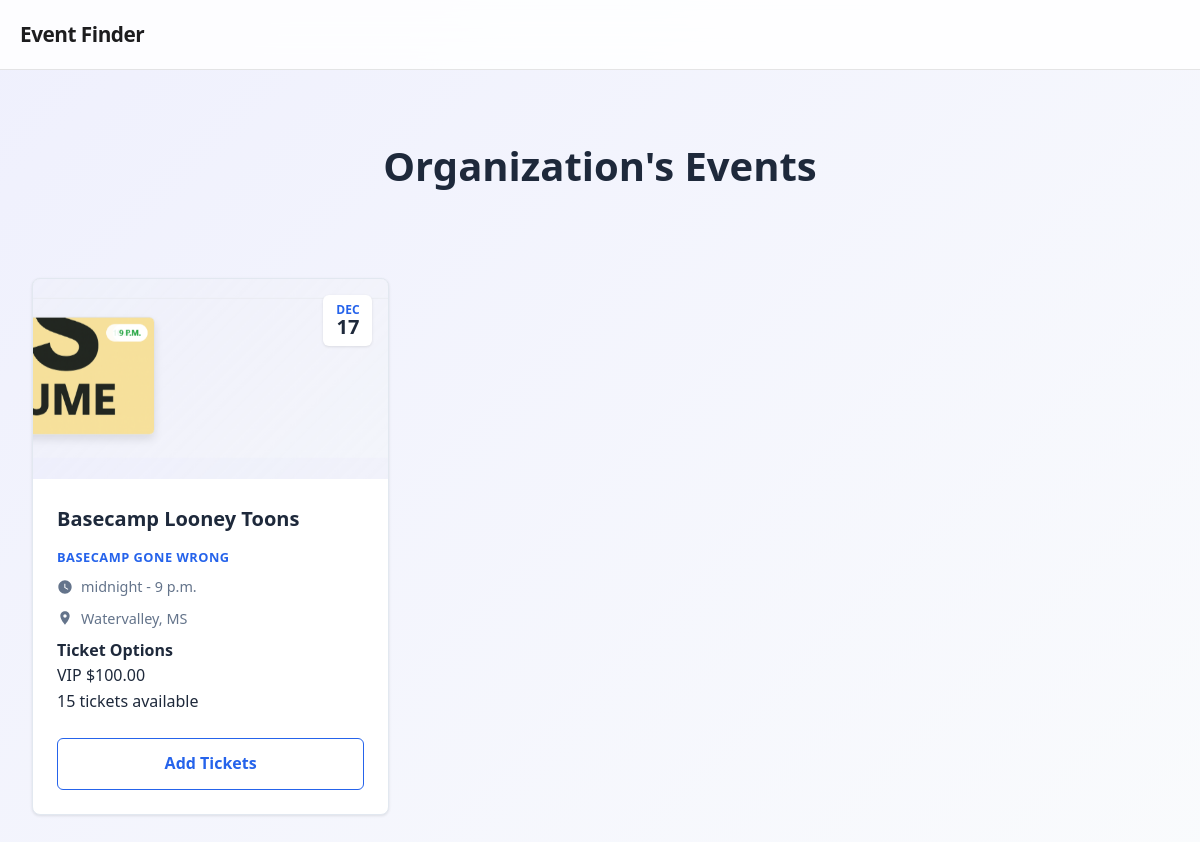
The page /event/page/ (signed in) on the database as committed earlier.
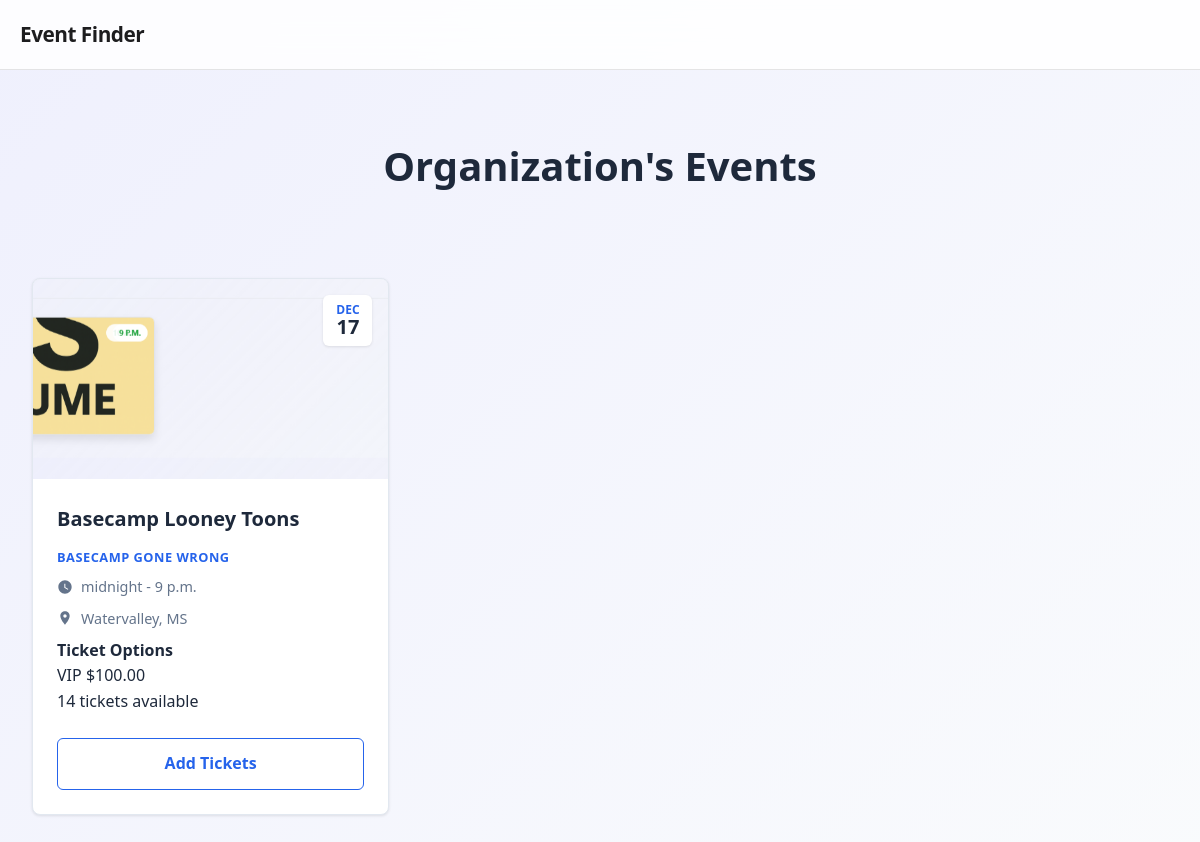
The same page on the database as committed later.
### App/models.py (models this page shows)
class TicketTier(models.Model):
    class Status(models.TextChoices):
        VIP = "VIP",('VIP')
        GENERAL = "General",('General')
        BASIC = "Basic",('Basic')
    event = models.ForeignKey(Event, on_delete=models.CASCADE, related_name='ticket_tiers')
    type = models.CharField(max_length=10,choices=Status.choices, default="Basic")
    price = models.DecimalField(max_digits=8, decimal_places=2)
    quantity = models.IntegerField()

### App/views.py (the view)
# urls.py: path('event/page/', v.Event_Page, name='event_page'),
def Event_Page(request):
    User = OrganizationMembership.objects.get(user=request.user)
    organization = Organization.objects.get(name=User.organization.name)
    Events = Event.objects.filter(organization=organization).prefetch_related('ticket_tiers')
    return render(request, 'event_page.html', {'Events' : Events})

### App/context_processors.py (called while the page is built)
def current_url(request):
    return {
        'current_path': request.path,
        'current_full_url': request.get_full_path(),
        'current_absolute_uri': request.build_absolute_uri(),
    }

def base_view(request):
    if not request.user.is_authenticated:
        return {}
    membership = OrganizationMembership.objects.filter(user=request.user).first()
    if not membership:
        return {}
    if membership.role == "admin":
        status = 1
    elif membership.role == 'user':
        status = 2
    else:
        status = 3
    return {
        'status': status,
        'membership': membership
    }

### App/templates/event_page.html
{% extends 'base.html' %}
{% load static %}
{% block content %}
<link rel="stylesheet" href="{% static 'event_page.css' %}">
<section class="page-title">
    <h1>Organization's Events</h1>
</section>
<main class="container">
    <div class="events-grid">
        {% for event in Events %}
        <article class="event-card">
            <div class="card-image">
                <img src="{{ event.banner_image.url }}" alt="{{ event.title }}">
                <div class="date-badge">
                    <span class="month">{{ event.date|date:"M" }}</span>
                    <span class="day">{{ event.date|date:"j" }}</span>
                </div>
            </div>
            <div class="card-content">
                <div class="event-title">{{ event.title }}</div>
                <h3 class="event-description">{{ event.description }}</h3>
                <div class="event-details">
                    <svg class="icon" viewBox="0 0 24 24">
                        <path
                            d="M12 2C6.5 2 2 6.5 2 12s4.5 10 10 10 10-4.5 10-10S17.5 2 12 2zm4.2 14.2L11 13V7h1.5v5.2l4.5 2.7-.8 1.3z" />
                    </svg>
                    <span>{{ event.start_time }} - {{ event.end_time }}</span>
                </div>
                <div class="event-details">
                    <svg class="icon" viewBox="0 0 24 24">
                        <path
                            d="M12 2C8.1 2 5 5.1 5 9c0 5.2 7 13 7 13s7-7.8 7-13c0-3.9-3.1-7-7-7zm0 9.5c-1.4 0-2.5-1.1-2.5-2.5s1.1-2.5 2.5-2.5 2.5 1.1 2.5 2.5-1.1 2.5-2.5 2.5z" />
                    </svg>
                    <span>{{ event.location }}</span>
                </div>
                <div class="ticket-tiers">
                    <h4>Ticket Options</h4>
                    {% for tier in event.ticket_tiers.all %}
                    <div class="ticket-tier">
                        <div class="tier-info">
                            <span class="tier-name">{{ tier.type }}</span>
                            <span class="tier-price">${{ tier.price|floatformat:2 }}</span>
                        </div>
                        <div class="tier-quantity">
                            {% if tier.quantity > 0 %}
                            <span>{{ tier.quantity }} tickets available</span>
                            {% else %}
                            <span class="sold-out">Sold Out</span>
                            {% endif %}
                        </div>
                    </div>
                    {% empty %}
                    <p class="no-tickets">No ticket tiers created yet.</p>
                    {% endfor %}
                </div>
                <div class="card-footer">
                    <a href="{% url 'ticket_tier' event.id %}" class="btn">Add Tickets</a>
                </div>
            </div>
        </article>
        {% endfor %}
    </div>
</main>
{% endblock content %}

Rows that differ between the two databases and show on the page:
changed TicketTier "VIP": quantity "15" → "14"
